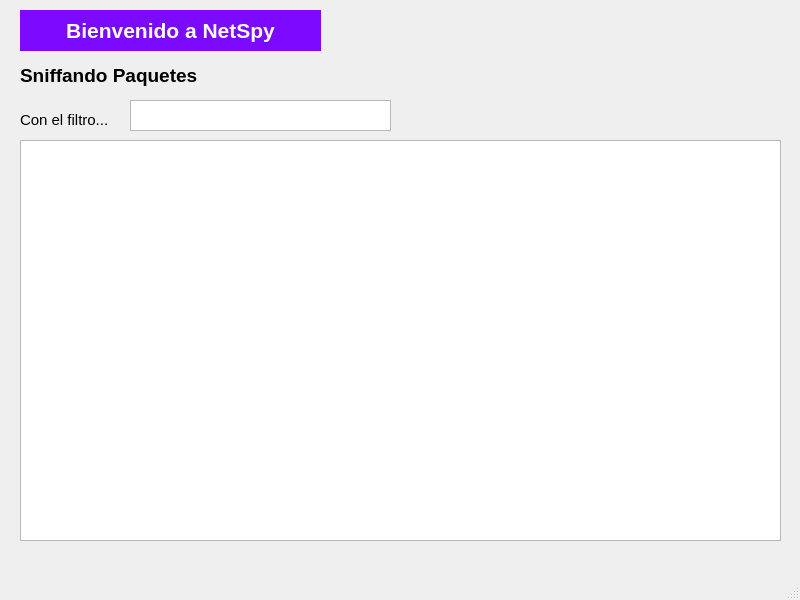
<?xml version="1.0" encoding="UTF-8"?>
<ui version="4.0">
 <class>MainWindow</class>
 <widget class="QMainWindow" name="MainWindow">
  <property name="geometry">
   <rect>
    <x>0</x>
    <y>0</y>
    <width>800</width>
    <height>600</height>
   </rect>
  </property>
  <property name="windowTitle">
   <string>MainWindow</string>
  </property>
  <widget class="QWidget" name="centralwidget">
   <widget class="QLabel" name="label_3">
    <property name="geometry">
     <rect>
      <x>20</x>
      <y>10</y>
      <width>301</width>
      <height>41</height>
     </rect>
    </property>
    <property name="font">
     <font>
      <pointsize>16</pointsize>
      <bold>true</bold>
     </font>
    </property>
    <property name="styleSheet">
     <string notr="true">QLabel {
    background-color: rgb(124, 10, 255);
    color: white;
}</string>
    </property>
    <property name="text">
     <string>Bienvenido a NetSpy</string>
    </property>
    <property name="alignment">
     <set>Qt::AlignmentFlag::AlignCenter</set>
    </property>
   </widget>
   <widget class="MyPlainTextEdit" name="plainTextEdit">
    <property name="geometry">
     <rect>
      <x>130</x>
      <y>100</y>
      <width>261</width>
      <height>31</height>
     </rect>
    </property>
    <property name="plainText">
     <string/>
    </property>
   </widget>
   <widget class="QLabel" name="label">
    <property name="geometry">
     <rect>
      <x>20</x>
      <y>60</y>
      <width>211</width>
      <height>31</height>
     </rect>
    </property>
    <property name="font">
     <font>
      <pointsize>14</pointsize>
      <bold>true</bold>
     </font>
    </property>
    <property name="text">
     <string>Sniffando Paquetes</string>
    </property>
   </widget>
   <widget class="QLabel" name="label_2">
    <property name="geometry">
     <rect>
      <x>20</x>
      <y>110</y>
      <width>111</width>
      <height>20</height>
     </rect>
    </property>
    <property name="font">
     <font>
      <pointsize>11</pointsize>
     </font>
    </property>
    <property name="text">
     <string>Con el filtro...</string>
    </property>
   </widget>
   <widget class="QListWidget" name="listWidget">
    <property name="geometry">
     <rect>
      <x>20</x>
      <y>140</y>
      <width>761</width>
      <height>401</height>
     </rect>
    </property>
    <property name="font">
     <font>
      <pointsize>12</pointsize>
     </font>
    </property>
    <property name="lineWidth">
     <number>1</number>
    </property>
    <property name="autoScroll">
     <bool>false</bool>
    </property>
   </widget>
  </widget>
  <widget class="QMenuBar" name="menubar">
   <property name="geometry">
    <rect>
     <x>0</x>
     <y>0</y>
     <width>800</width>
     <height>25</height>
    </rect>
   </property>
  </widget>
  <widget class="QStatusBar" name="statusbar"/>
 </widget>
 <customwidgets>
  <customwidget>
   <class>MyPlainTextEdit</class>
   <extends>QPlainTextEdit</extends>
   <header location="global">myplaintextedit.h</header>
  </customwidget>
 </customwidgets>
 <resources/>
 <connections/>
</ui>
